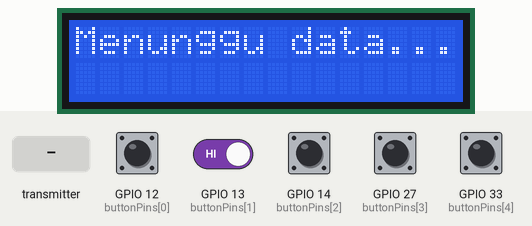
Simulated run of this sketch. Board: ESP32. On the bench: 16×2 character LCD. The inputs (shaded band) are chosen by the test bench; at power-on: GPIO 12 (buttonPins[0]), GPIO 13 (buttonPins[1]), GPIO 14 (buttonPins[2]), GPIO 27 (buttonPins[3]), GPIO 33 (buttonPins[4]) HIGH. What the sketch prints to the serial monitor is not drawn.

Above: at 1.2 s.
1.3 s: the transmitter starts sending lampuID = 1
At 2.0 s:
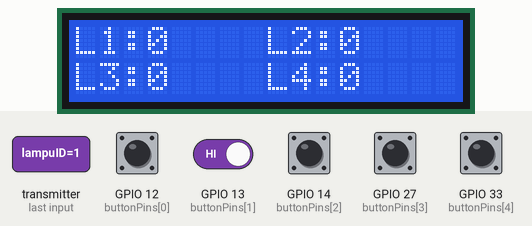
2.8 s: the transmitter starts sending waktu = 1024
At 3.2 s:
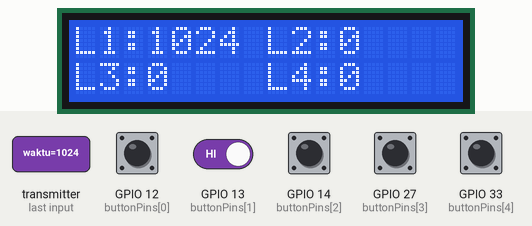
4.3 s: the transmitter starts sending waktu = 2048
At 5.5 s:
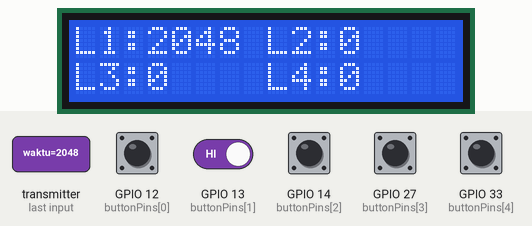
5.8 s: GPIO 33 (buttonPins[4]) pulled LOW for 1 s
At 7.1 s:
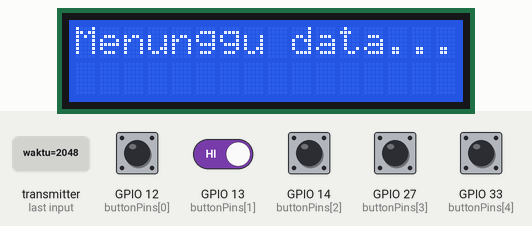
10.5 s: GPIO 13 (buttonPins[1]) driven LOW and GPIO 33 (buttonPins[4]) driven LOW
At 11.56 s:
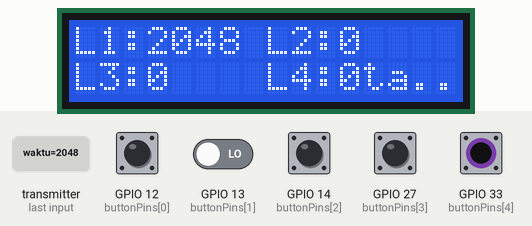
Timing chart, 0 to 13.5 s (numbered marks = the images above; inputs shaded):
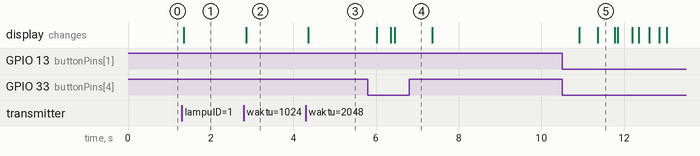

The sketch:

ESP_Utama.ino
```cpp
#include <esp_now.h>
#include <WiFi.h>
#include <Wire.h>
#include <LiquidCrystal_PCF8574.h>

// Konfigurasi LCD I2C
LiquidCrystal_PCF8574 lcd(0x27); // Alamat I2C LCD

// Struktur data untuk mengirim data ke slave
typedef struct struct_message {
  int command; // Perintah untuk slave (1: Hidupkan, 0: Matikan)
} struct_message;

// Struktur data untuk menerima data dari slave
typedef struct struct_response {
  int lampuID;          // ID lampu/slave (1 - 4)
  unsigned long waktu;  // Waktu reaksi dalam milidetik
} struct_response;

// Variabel untuk data
struct_message sendData;
struct_response receivedData;

// Variabel untuk tombol
const int buttonPins[] = {12, 13, 14, 27, 33}; // GPIO untuk tombol
const int numButtons = 5;
bool buttonPressed[numButtons] = {false, false, false, false, false};

// Data waktu dari setiap slave
unsigned long reactionTimes[4] = {0, 0, 0, 0};

// Alamat MAC ESP slave
uint8_t slaveMAC[4][6] = {
    {0x7c, 0x9e, 0xbd, 0x06, 0xf0, 0x5c}, // MAC Slave 1
    {0x7c, 0x9e, 0xbd, 0x06, 0x4f, 0x30}, // MAC Slave 2
    {0xd0, 0xef, 0x76, 0x32, 0x3d, 0x04}, // MAC Slave 3
    {0xac, 0x15, 0x18, 0xd8, 0x42, 0x38}  // MAC Slave 4
};

// Callback ketika data diterima
void OnDataRecv(const esp_now_recv_info *info, const uint8_t *incomingData, int len) {
  memcpy(&receivedData, incomingData, sizeof(receivedData));

  // Simpan data waktu reaksi
  if (receivedData.lampuID >= 1 && receivedData.lampuID <= 4) {
    reactionTimes[receivedData.lampuID - 1] = receivedData.waktu;

    // Perbarui tampilan LCD
    lcd.clear();
    for (int i = 0; i < 4; i++) {
      lcd.setCursor(i % 2 == 0 ? 0 : 8, i < 2 ? 0 : 1);
      lcd.print("L");
      lcd.print(i + 1);
      lcd.print(":");
      lcd.print(reactionTimes[i]);
    }
  }
}

// Callback ketika data dikirim
void OnDataSent(const uint8_t *mac_addr, esp_now_send_status_t status) {
  Serial.print("Data sent to MAC: ");
  for (int i = 0; i < 6; i++) {
    Serial.print(mac_addr[i], HEX);
    if (i < 5) Serial.print(":");
  }
  Serial.print(" Status: ");
  Serial.println(status == ESP_NOW_SEND_SUCCESS ? "Success" : "Fail");
}

// Fungsi untuk mengirim data ke slave
void sendDataToSlave(int slaveID, int command) {
  sendData.command = command;
  esp_now_send(slaveMAC[slaveID], (uint8_t *)&sendData, sizeof(sendData));
}

void resetData() {
  // Reset data waktu
  for (int i = 0; i < 4; i++) {
    reactionTimes[i] = 0;
  }

  // Reset status tombol
  for (int i = 0; i < numButtons; i++) {
    buttonPressed[i] = false;
  }

  // Bersihkan LCD
  lcd.clear();
  lcd.print("Menunggu data...");
}

void setup() {
  // Inisialisasi Serial Monitor
  Serial.begin(115200);

  // Inisialisasi LCD
  lcd.begin(16, 2, Wire);
  lcd.setBacklight(255);
  lcd.clear();
  lcd.print("Menunggu data...");


  // Atur tombol sebagai input pull-up
  for (int i = 0; i < numButtons; i++) {
    pinMode(buttonPins[i], INPUT_PULLUP);
  }

  // Atur mode Wi-Fi ke Station
  WiFi.mode(WIFI_STA);

  // Inisialisasi ESP-NOW
  if (esp_now_init() != ESP_OK) {
    Serial.println("Error initializing ESP-NOW");
    lcd.clear();
    lcd.print("ESP-NOW Error!");
    return;
  }

  // Daftarkan callback untuk pengiriman dan penerimaan data
  esp_now_register_send_cb(OnDataSent);
  esp_now_register_recv_cb(OnDataRecv);

  // Tambahkan peer (slave)
  for (int i = 0; i < 4; i++) {
    esp_now_peer_info_t peerInfo = {};
    memcpy(peerInfo.peer_addr, slaveMAC[i], 6);
    peerInfo.channel = 0;
    peerInfo.encrypt = false;

    if (esp_now_add_peer(&peerInfo) != ESP_OK) {
      Serial.println("Failed to add peer");
    }
  }
}

void tampilkanHasil() {
  lcd.clear();
  for (int i = 0; i < 4; i++) {
    lcd.setCursor(i % 2 == 0 ? 0 : 8, i < 2 ? 0 : 1);
    lcd.print("L");
    lcd.print(i + 1);
    lcd.print(":");
    lcd.print(reactionTimes[i]);
    lcd.print("   "); // Tambahkan spasi untuk menghapus sisa karakter sebelumnya
  }
  delay(100); // Tambahkan delay 1 detik
}

void loop() {
  // Baca status tombol
  for (int i = 0; i < numButtons; i++) {
    if (digitalRead(buttonPins[i]) == LOW && !buttonPressed[i]) {
      delay(200); // Debounce tombol
      buttonPressed[i] = true;

      if (i < 4) {
        // Kirim perintah ke slave untuk menghidupkan lampu
        sendDataToSlave(i, 1);
      } else if (i == 4) {
        // Tombol reset
        resetData();
      }
    }
  }

  // Periksa apakah semua tombol telah ditekan
  bool allPressed = true;
  for (int i = 0; i < 4; i++) {
    if (!buttonPressed[i]) {
      allPressed = false;
      break;
    }
  }

  // Jika semua tombol telah ditekan, tampilkan data akhir
  if (allPressed) {
    tampilkanHasil();
  }
}
```

Measured:
- after the input at 1.3 s, the display: changes after 0.05 s (image 1)
- after the input at 2.8 s, the display: changes after 0.05 s (image 2)
- after the input at 4.3 s, the display: changes after 0.05 s (image 3)
- after the input at 5.8 s, the display: changes after 0.22 s (image 4)
- after the input at 10.5 s, the display: first changes after 0.42 s (image 5 shows a later state)
- what the display in image 5 shows lasts 0.4 s, from 11.4 s to 11.8 s
